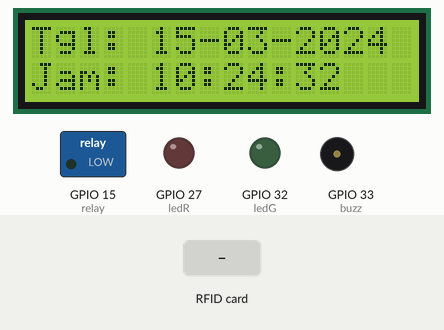
Recording of a sketch running on a simulated ESP32. Shown: 16×2 character LCD, switched loads named in the sketch (green lamp = pin HIGH), output pins drawn as LEDs (lit = HIGH), buzzer (waves = sounding, pin HIGH). The inputs (shaded band) are chosen by the test bench. WiFi joins after 1.5 s; servers stay silent unless stated; uploads are accepted with an empty reply; the local clock reads 2024-03-15 10:24:30 at power-on unless the sketch sets it; what the sketch prints to the serial monitor is not drawn.

Above: at 2.8 s.
2.9 s: RFID card 09 87 65 43 held to the reader
At 3.9 s:
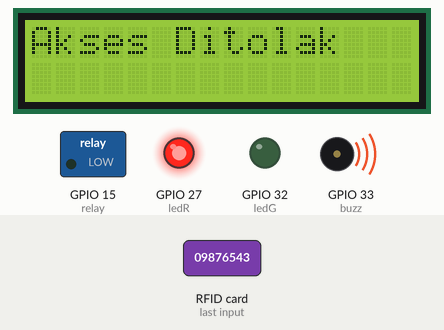
5.9 s: RFID card 5E 7A 19 C4 held to the reader
At 7.6 s:
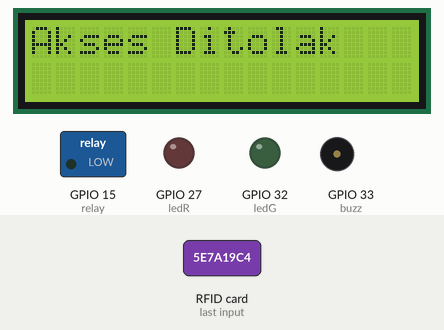
Timing chart, 0 to 9.1 s (numbered marks = the images above; inputs shaded):
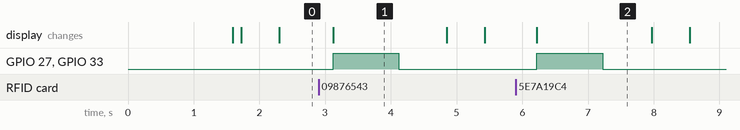

The sketch:

doorLock.ino
```cpp
#include <ArduinoJson.h>
#include <LiquidCrystal_I2C.h>
#include <SPI.h>
#include <MFRC522.h>
#include <WiFi.h>
#include <HTTPClient.h>
#include <time.h>

// Konfigurasi WiFi
const char* ssid = "BANTUAN DIGITAL";
const char* password = "09876543";

// LCD
LiquidCrystal_I2C lcd(0x27, 16, 2);

// Waktu
const char* ntpServer = "pool.ntp.org";
const long gmtOffset_sec = 7 * 3600;
const int daylightOffset_sec = 0;
String tanggal, jam;

// LED, Buzzer, Relay
int ledG = 32, ledR = 27, buzz = 33, relay = 15;

// RFID Reader 1 (Masuk)
#define RST_PIN1 4
#define SS_PIN1 5
MFRC522 rfidMasuk(SS_PIN1, RST_PIN1);

// RFID Reader 2 (Keluar)
#define RST_PIN2 26
#define SS_PIN2 2
MFRC522 rfidKeluar(SS_PIN2, RST_PIN2);

void setup() {
  Serial.begin(9600);
  SPI.begin();
  lcd.begin();
  lcd.backlight();

  pinMode(ledR, OUTPUT);
  pinMode(ledG, OUTPUT);
  pinMode(buzz, OUTPUT);
  pinMode(relay, OUTPUT);

  WiFi.begin(ssid, password);
  lcd.setCursor(0, 0);
  lcd.print("Menghubungkan");
  while (WiFi.status() != WL_CONNECTED) {
    delay(500);
    Serial.print(".");
  }
  lcd.clear();
  lcd.setCursor(0, 0);
  lcd.print("WiFi Terhubung");

  configTime(gmtOffset_sec, daylightOffset_sec, ntpServer);

  rfidMasuk.PCD_Init();
  rfidKeluar.PCD_Init();
}

void loop() {
  printCurrentTimeLCD();

  if (rfidMasuk.PICC_IsNewCardPresent() && rfidMasuk.PICC_ReadCardSerial()) {
    handleCard(rfidMasuk, "masuk");
  }

  if (rfidKeluar.PICC_IsNewCardPresent() && rfidKeluar.PICC_ReadCardSerial()) {
    handleCard(rfidKeluar, "keluar");
  }

  delay(500);
}

void handleCard(MFRC522 &rfid, String jenis) {
  String uid = "";
  for (byte i = 0; i < 4; i++) {
    if (i > 0) uid += ":";
    uid += String(rfid.uid.uidByte[i], DEC);
  }

  Serial.println("UID: " + uid);

  // Validasi ke server
  HTTPClient http;
  http.begin("http://192.168.213.136/doorLock_5B/Api/checkUserAkses?rfid_id=" + uid);
  int code = http.GET();
  if (code > 0) {
    String res = http.getString();
    if (res.length()) {
      DynamicJsonDocument doc(256);
      deserializeJson(doc, res);
      const char* nama = doc["nama"];

      lcd.clear();
      lcd.setCursor(0, 0);
      if (jenis == "masuk"){
        lcd.print("Selamat Datang");
      }else{
        lcd.print("Selamat Jalan");
      }
      lcd.setCursor(0, 1);
      lcd.print(nama);
      accessGranted();
    } else {
      accessDenied();
    }

    // Kirim log dengan parameter jenis
    HTTPClient logger;
    String url = "http://192.168.213.136/doorLock_5B/Api/insertId?rfid_id=" + uid +
                 "&tanggal=" + tanggal +
                 "&waktu=" + jam +
                 "&jenis=" + jenis;
    logger.begin(url);
    int logRes = logger.GET();
    logger.end();
  } else {
    Serial.println("Gagal konek server");
  }

  rfid.PICC_HaltA();
  rfid.PCD_StopCrypto1();
  http.end();
}


void accessGranted() {
  digitalWrite(ledG, HIGH);
  digitalWrite(buzz, HIGH);
  delay(150);
  digitalWrite(ledG, LOW);
  digitalWrite(buzz, LOW);
  delay(150);
  digitalWrite(ledG, HIGH);
  digitalWrite(buzz, HIGH);
  delay(150);
  digitalWrite(ledG, LOW);
  digitalWrite(buzz, LOW);
  digitalWrite(relay, HIGH);   // Aktifkan relay → NC akan terbuka
  delay(5000);                // Tunggu 3 detik
  digitalWrite(relay, LOW);  // Matikan relay → NC tersambung lagi
}

void accessDenied() {
  lcd.clear();
  lcd.setCursor(0, 0);
  lcd.print("Akses Ditolak");
  digitalWrite(ledR, HIGH);
  digitalWrite(buzz, HIGH);
  delay(1000);
  digitalWrite(ledR, LOW);
  digitalWrite(buzz, LOW);
}

void printCurrentTimeLCD() {
  struct tm timeinfo;
  if (!getLocalTime(&timeinfo)) return;

  char bufTanggal[11], bufJam[9];
  strftime(bufTanggal, sizeof(bufTanggal), "%d-%m-%Y", &timeinfo);
  strftime(bufJam, sizeof(bufJam), "%H:%M:%S", &timeinfo);
  tanggal = String(bufTanggal);
  jam = String(bufJam);

  lcd.setCursor(0, 0);
  lcd.print("Tgl: " + tanggal);
  lcd.setCursor(0, 1);
  lcd.print("Jam: " + jam);
}
```

Measured:
- after the input at 2.9 s, GPIO 27 (ledR), GPIO 33 (buzz): LOW → HIGH after 0.22 s, → LOW 1.0 s later; the display: changes after 0.22 s (image 1)
- after the input at 5.9 s, GPIO 27 (ledR), GPIO 33 (buzz): LOW → HIGH after 0.32 s, → LOW 1.0 s later; the display: changes after 0.32 s (image 2)
- what the display in image 1 shows lasts 1.7 s, from 3.1 s to 4.8 s
- what the display in image 2 shows lasts 1.8 s, from 6.2 s to 8.0 s
